Frame 1 (no input): blank canvas, image omitted
Frame 60 (no input): blank canvas, image omitted
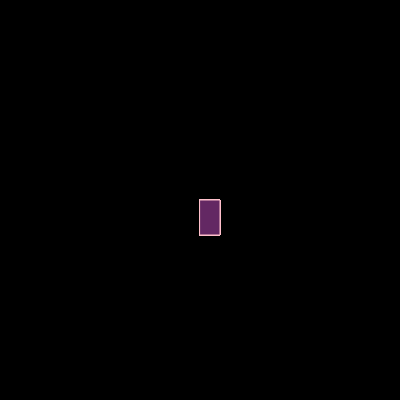
Frame 120 (the mouse pressed at the canvas centre since frame 60)

The p5.js sketch whose frames 1 and 60 were blank and that drew this single picture after the mouse press (run headless with seeded random() and noise() and a simulated clock; from frame 60 on, the mouse is pressed at the canvas centre):

// p5.js sketch
// ── sketch.js
function setup() {
    createCanvas(400, 400);
    background ("black")
  }
  
  function draw() {
  stroke("pink");
  fill("rgb(99,40,99)");
    
    if (mouseIsPressed){
      rect(mouseX,mouseY,20,35);
    }
    
  }
  
